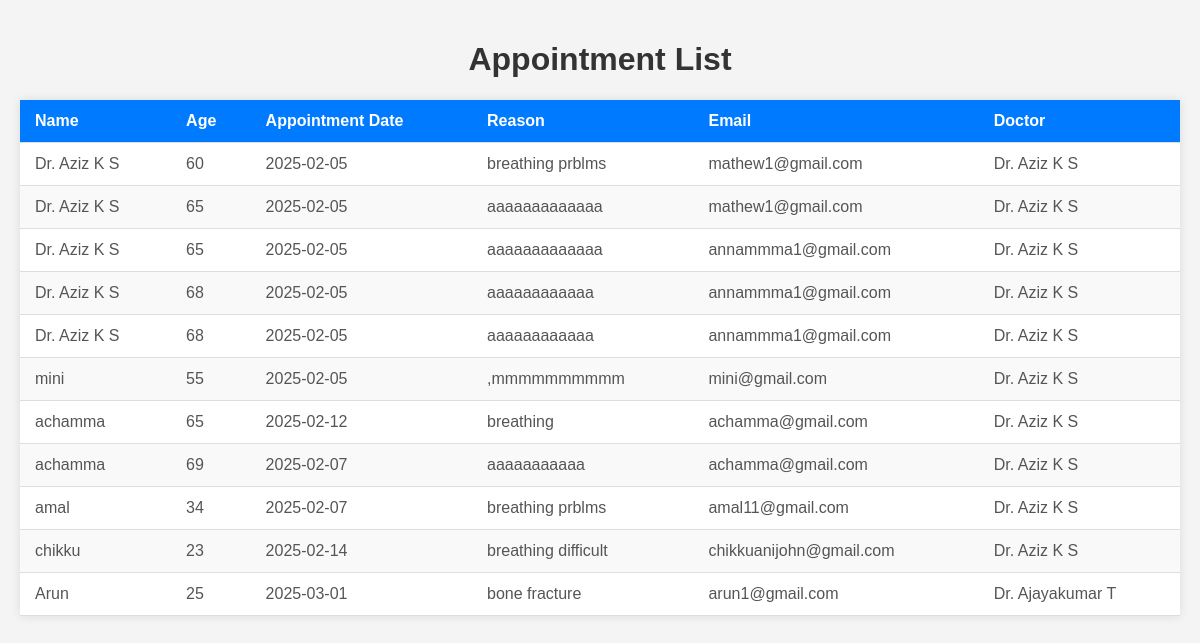
The app's page /view_bookings with its own data.
### app/models.py (models this page shows, shortened)
class Appointment(models.Model):
    Name = models.TextField()
    age = models.PositiveIntegerField()
    Appointmentdate = models.CharField(max_length=100)
    Reasonforappointment = models.TextField(max_length=100)
    email =models.EmailField()
    doctor_name = models.ForeignKey(Doctor,on_delete=models.CASCADE)
    user=models.ForeignKey(User,on_delete=models.CASCADE)

class Doctor(models.Model):
    pid=models.TextField()
    name = models.TextField()
    specialty = models.CharField(max_length=100)
    contact_number = models.CharField(max_length=15)
    available_day = models.CharField(max_length=100)
    available_time_start = models.TimeField()
    available_time_end = models.TimeField()

### app/views.py (the view, shortened to what this page needs)
# urls.py: path('view_bookings',views.view_bookings),
def view_bookings(request):
    appointments = Appointment.objects.select_related('doctor_name').all()
    return render(request, 'view_bookings.html', {'appointments': appointments})

### templates/view_bookings.html (shortened to what this page needs)
<!DOCTYPE html>
<html lang="en">
<head>
</head>
<body>
    <h1>Appointment List</h1>
    <table>
        <thead>
            <tr>
                <th>Name</th>
                <th>Age</th>
                <th>Appointment Date</th>
                <th>Reason</th>
                <th>Email</th>
                <th>Doctor</th>
            </tr>
        </thead>
        <tbody>
            {% for appointment in appointments %}
            <tr>
                <td>{{ appointment.Name }}</td>
                <td>{{ appointment.age }}</td>
                <td>{{ appointment.Appointmentdate }}</td>
                <td>{{ appointment.Reasonforappointment }}</td>
                <td>{{ appointment.email }}</td>
                <td>{{ appointment.doctor_name.name }}</td>
            </tr>
            {% endfor %}
        </tbody>
    </table>
</body>
</html>

### templates/view_bookings.html (style rules this page uses)
body { font-family: Arial, sans-serif; background-color: #f4f4f4; margin: 0; padding: 20px; }
h1 { text-align: center; color: #333; }
table { width: 100%; border-collapse: collapse; margin: 20px 0; background-color: #fff; box-shadow: 0 0 10px rgba(0, 0, 0, 0.1); }
th, td { padding: 12px 15px; text-align: left; border-bottom: 1px solid #ddd; }
th { background-color: #007bff; color: white; font-weight: bold; }
tr:nth-child(even) { background-color: #f9f9f9; }
td { color: #555; }

### records on screen
Appointment: Name "Dr. Aziz K S", age "60", Appointmentdate "2025-02-05", Reasonforappointment "breathing prblms", email "mathew1@gmail.com", doctor_name.name "Dr. Aziz K S"
Appointment: Name "Dr. Aziz K S", age "65", Appointmentdate "2025-02-05", Reasonforappointment "aaaaaaaaaaaaa", email "mathew1@gmail.com", doctor_name.name "Dr. Aziz K S"
Appointment: Name "Dr. Aziz K S", age "65", Appointmentdate "2025-02-05", Reasonforappointment "aaaaaaaaaaaaa", email "annammma1@gmail.com", doctor_name.name "Dr. Aziz K S"
Appointment: Name "Dr. Aziz K S", age "68", Appointmentdate "2025-02-05", Reasonforappointment "aaaaaaaaaaaa", email "annammma1@gmail.com", doctor_name.name "Dr. Aziz K S"
Appointment: Name "Dr. Aziz K S", age "68", Appointmentdate "2025-02-05", Reasonforappointment "aaaaaaaaaaaa", email "annammma1@gmail.com", doctor_name.name "Dr. Aziz K S"
Appointment: Name "mini", age "55", Appointmentdate "2025-02-05", Reasonforappointment ",mmmmmmmmmm", email "mini@gmail.com", doctor_name.name "Dr. Aziz K S"
Appointment: Name "achamma", age "65", Appointmentdate "2025-02-12", Reasonforappointment "breathing", email "achamma@gmail.com", doctor_name.name "Dr. Aziz K S"
Appointment: Name "achamma", age "69", Appointmentdate "2025-02-07", Reasonforappointment "aaaaaaaaaaa", email "achamma@gmail.com", doctor_name.name "Dr. Aziz K S"
Appointment: Name "amal", age "34", Appointmentdate "2025-02-07", Reasonforappointment "breathing prblms", email "amal11@gmail.com", doctor_name.name "Dr. Aziz K S"
Appointment: Name "chikku", age "23", Appointmentdate "2025-02-14", Reasonforappointment "breathing difficult", email "chikkuanijohn@gmail.com", doctor_name.name "Dr. Aziz K S"
Appointment: Name "Arun", age "25", Appointmentdate "2025-03-01", Reasonforappointment "bone fracture", email "arun1@gmail.com", doctor_name.name "Dr. Ajayakumar T"
